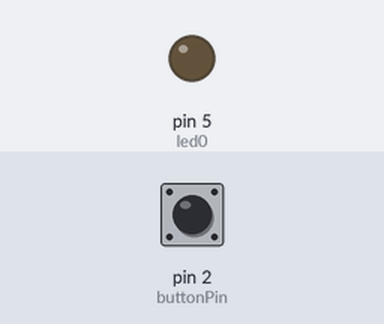
Bench run of a sketch on a simulated Arduino Uno, built with avr-gcc and run on an emulated ATmega328P. Parts: output pins drawn as LEDs (lit = HIGH). The test bench sets the inputs (shaded band); at power-on: pin 2 (buttonPin) HIGH.

Above: at 18.0 s.
18.1 s: pin 2 (buttonPin) pulled LOW for 3 s
At 20.9 s:
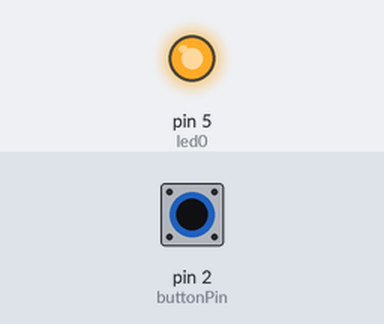
Timing chart, 0 to 22.4 s (numbered marks = the images above; inputs shaded):
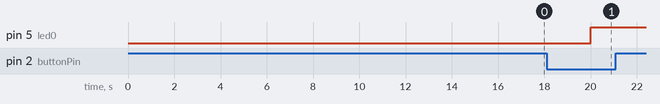

The sketch:

Extra.ino
```cpp
const byte led0 = 5;
const byte buttonPin = 2;
byte buttonState = 0;
bool estat = 1;

void setup()
{
  pinMode(led0, OUTPUT);
  pinMode(buttonPin, INPUT);
}


void loop()
{
  buttonState = digitalRead(buttonPin);

  if (buttonState == 0)
  {
    digitalWrite(led0, estat);
    estat = !estat;
    delay(300);
  }

  delay(10000);
}
```

Measured:
- after the input at 18.1 s, pin 5 (led0): LOW → HIGH after 1.9 s
